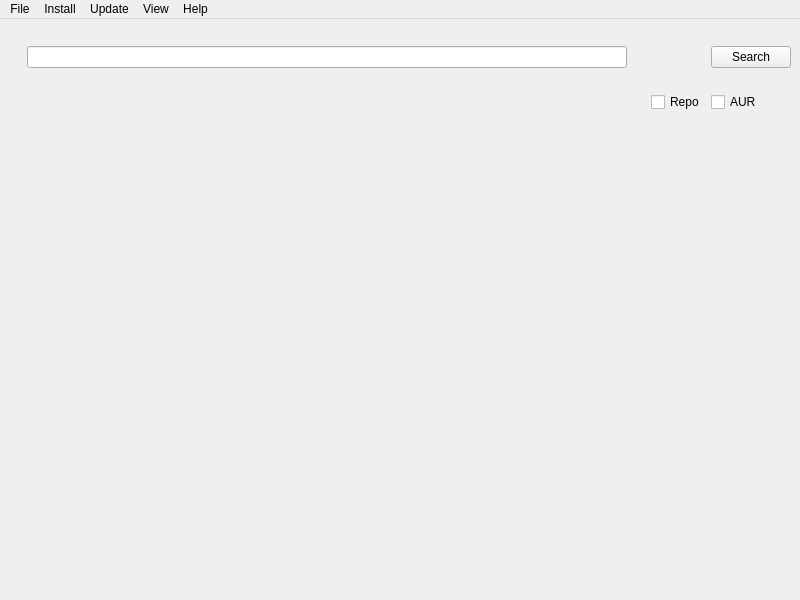
<?xml version="1.0" encoding="UTF-8"?>
<ui version="4.0">
 <class>MainWindow</class>
 <widget class="QMainWindow" name="MainWindow">
  <property name="geometry">
   <rect>
    <x>0</x>
    <y>0</y>
    <width>800</width>
    <height>600</height>
   </rect>
  </property>
  <property name="windowTitle">
   <string>MainWindow</string>
  </property>
  <widget class="QWidget" name="centralwidget">
   <layout class="QGridLayout" name="gridLayout">
    <item row="3" column="2">
     <widget class="QCheckBox" name="checkBox_2">
      <property name="text">
       <string>AUR</string>
      </property>
     </widget>
    </item>
    <item row="4" column="0">
     <spacer name="verticalSpacer">
      <property name="orientation">
       <enum>Qt::Vertical</enum>
      </property>
      <property name="sizeHint" stdset="0">
       <size>
        <width>20</width>
        <height>40</height>
       </size>
      </property>
     </spacer>
    </item>
    <item row="2" column="0">
     <widget class="QWidget" name="Search_widget" native="true">
      <layout class="QGridLayout" name="gridLayout_2">
       <item row="1" column="0">
        <widget class="QWidget" name="widget" native="true">
         <layout class="QVBoxLayout" name="verticalLayout">
          <item>
           <widget class="QLineEdit" name="lineEdit"/>
          </item>
         </layout>
        </widget>
       </item>
      </layout>
     </widget>
    </item>
    <item row="2" column="2">
     <widget class="QPushButton" name="pushButton">
      <property name="text">
       <string>Search</string>
      </property>
     </widget>
    </item>
    <item row="3" column="1">
     <widget class="QCheckBox" name="checkBox">
      <property name="text">
       <string>Repo</string>
      </property>
     </widget>
    </item>
   </layout>
  </widget>
  <widget class="QMenuBar" name="menubar">
   <property name="geometry">
    <rect>
     <x>0</x>
     <y>0</y>
     <width>800</width>
     <height>22</height>
    </rect>
   </property>
   <widget class="QMenu" name="menuFile">
    <property name="title">
     <string>File</string>
    </property>
    <addaction name="actionQuit"/>
   </widget>
   <widget class="QMenu" name="menuHelp">
    <property name="title">
     <string>Help</string>
    </property>
    <addaction name="actionLog"/>
    <addaction name="actionAbout"/>
   </widget>
   <widget class="QMenu" name="menuInstall">
    <property name="title">
     <string>Install</string>
    </property>
    <addaction name="actionFrom_AUR"/>
    <addaction name="actionFrom_Tar_File"/>
   </widget>
   <widget class="QMenu" name="menuUpdate">
    <property name="title">
     <string>Update</string>
    </property>
    <addaction name="actionAUR_Update"/>
    <addaction name="actionRepo_Update"/>
    <addaction name="actionFull_Update"/>
   </widget>
   <widget class="QMenu" name="menuView">
    <property name="title">
     <string>View</string>
    </property>
    <addaction name="actionUninstall_Packages"/>
    <addaction name="actionReinstall_Packages"/>
   </widget>
   <addaction name="menuFile"/>
   <addaction name="menuInstall"/>
   <addaction name="menuUpdate"/>
   <addaction name="menuView"/>
   <addaction name="menuHelp"/>
  </widget>
  <action name="actionQuit">
   <property name="text">
    <string>Quit</string>
   </property>
  </action>
  <action name="actionView_Installed_Packages">
   <property name="text">
    <string>View</string>
   </property>
  </action>
  <action name="actionCheck_For_Updates">
   <property name="text">
    <string>Update</string>
   </property>
  </action>
  <action name="actionInstall">
   <property name="text">
    <string>Install</string>
   </property>
  </action>
  <action name="actionAbout">
   <property name="text">
    <string>About</string>
   </property>
  </action>
  <action name="actionLog">
   <property name="text">
    <string>Log</string>
   </property>
  </action>
  <action name="actionFrom_Repo">
   <property name="text">
    <string>From Repo</string>
   </property>
  </action>
  <action name="actionFrom_AUR">
   <property name="text">
    <string>Search And Install</string>
   </property>
  </action>
  <action name="actionFrom_Tar_File">
   <property name="text">
    <string>From Tar File</string>
   </property>
  </action>
  <action name="actionAUR_Update">
   <property name="text">
    <string>AUR Update</string>
   </property>
  </action>
  <action name="actionRepo_Update">
   <property name="text">
    <string>Repo Update</string>
   </property>
  </action>
  <action name="actionList_Installed_Packages">
   <property name="text">
    <string>List Installed Packages</string>
   </property>
  </action>
  <action name="actionUninstall_Packages">
   <property name="text">
    <string>Uninstall Packages</string>
   </property>
  </action>
  <action name="actionReinstall_Packages">
   <property name="text">
    <string>Reinstall Packages</string>
   </property>
  </action>
  <action name="actionFull_Update">
   <property name="text">
    <string>Full Update</string>
   </property>
  </action>
 </widget>
 <resources/>
 <connections/>
</ui>
